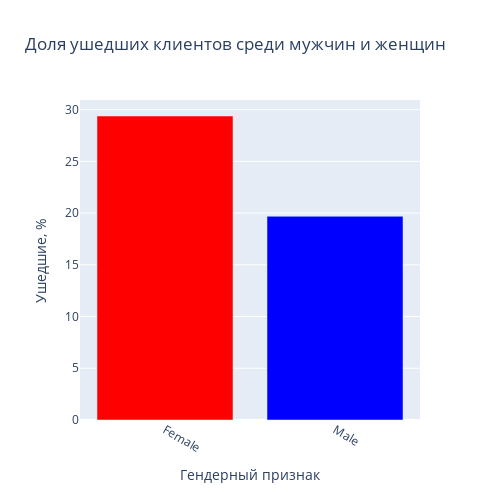

The notebook cell this image was saved under:
### Markdown cell above
9.6. Кто чаще уходит, мужчины или женщины? Постройте график, который иллюстрирует это.

### Code cell
by_gender = clients_above_2500_loaylty.groupby('Gender', as_index=False).Exited.mean() # группируем по гендерному признаку
by_gender['Exited'] = by_gender.Exited * 100

fig = px.bar(by_gender,
             x='Gender',
             y='Exited',
             color='Gender',
             color_discrete_map={'Female': 'Red', 'Male': 'Blue'},
             labels={'Exited': 'Ушедшие, %', 'Gender' : 'Гендерный признак'},
            #  labels={'EstimatedSalary': 'Предполагаемая заработная плата', 'CreditScore': 'Кредитный рейтинг'},
             title=' Доля ушедших клиентов среди мужчин и женщин',
             width=500,
             height=500 
)
fig.update_layout(showlegend=False)
fig.update_xaxes(tickangle=30)
fig.write_image('data/gender.png')
fig.show()

### Figure 1 — Plotly figure (JSON) as saved in the notebook; plotly's stock layout.template omitted (floating-point values rounded to 4 significant figures)
{"data": [{"alignmentgroup": "True", "hovertemplate": "Гендерный признак=%{x}<br>Ушедшие, %=%{y}<extra></extra>", "legendgroup": "Female", "marker": {"color": "Red", "pattern": {"shape": ""}}, "name": "Female", "offsetgroup": "Female", "orientation": "v", "showlegend": true, "textposition": "auto", "type": "bar", "x": ["Female"], "xaxis": "x", "y": [29.39], "yaxis": "y"}, {"alignmentgroup": "True", "hovertemplate": "Гендерный признак=%{x}<br>Ушедшие, %=%{y}<extra></extra>", "legendgroup": "Male", "marker": {"color": "Blue", "pattern": {"shape": ""}}, "name": "Male", "offsetgroup": "Male", "orientation": "v", "showlegend": true, "textposition": "auto", "type": "bar", "x": ["Male"], "xaxis": "x", "y": [19.69], "yaxis": "y"}], "layout": {"barmode": "relative", "height": 500, "legend": {"title": {"text": "Гендерный признак"}, "tracegroupgap": 0}, "showlegend": false, "title": {"text": " Доля ушедших клиентов среди мужчин и женщин"}, "width": 500, "xaxis": {"anchor": "y", "categoryarray": ["Female", "Male"], "categoryorder": "array", "domain": [0, 1], "tickangle": 30, "title": {"text": "Гендерный признак"}}, "yaxis": {"anchor": "x", "domain": [0, 1], "title": {"text": "Ушедшие, %"}}}}
